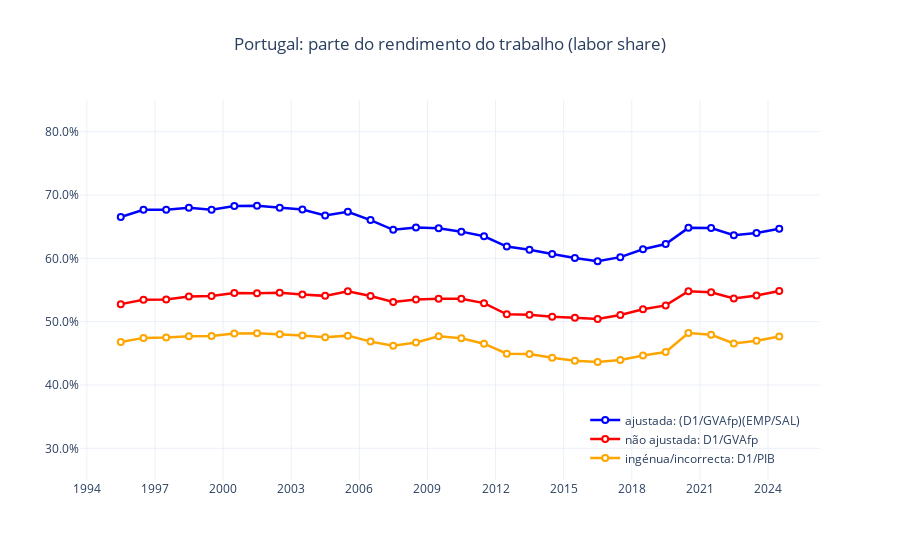

The code cell stored with this chart in its notebook:
### Code cell
import plotly.express as px

df = (
    labor_share[["time", "LIS_na", "LIS_a", "LIS_bad"]]
    .dropna()
    .sort_values("time")
    .copy()
)
df["time"] = df["time"] - pd.DateOffset(months=6)

df_long = (
    df.rename(
        columns={
            "LIS_na": "não ajustada: D1/GVAfp",
            "LIS_a": "ajustada: (D1/GVAfp)(EMP/SAL)",
            "LIS_bad": "ingénua/incorrecta: D1/PIB",
        }
    )
    .melt(
        id_vars="time",
        value_vars=[
            "ajustada: (D1/GVAfp)(EMP/SAL)",
            "não ajustada: D1/GVAfp",
            "ingénua/incorrecta: D1/PIB",
        ],
        var_name="series",
        value_name="lis",
    )
)

df_long["lis"] = df_long["lis"] * 100

fig = px.line(
    df_long,
    x="time",
    y="lis",
    color="series",
    title="Portugal: parte do rendimento do trabalho (labor share)",
    template="plotly_white",
    color_discrete_map={
        "não ajustada: D1/GVAfp": "red",
        "ajustada: (D1/GVAfp)(EMP/SAL)": "blue",
        "ingénua/incorrecta: D1/PIB": "orange",
    },
    markers=True,
    line_shape="linear",
)

fig.update_traces(
    line_width=2.5,
    marker_size=6,
    marker_color="white",
    marker_symbol="circle",
    marker_line_width=2.0,
)

fig.update_layout(
    title_x=0.5,
    legend_title_text="",
    xaxis_title="",
    yaxis_title="",
    legend=dict(
        x=0.98,
        y=0.02,
        xanchor="right",
        yanchor="bottom",
        bgcolor="rgba(0,0,0,0)",
        borderwidth=0,
    ),
)
fig.update_xaxes(dtick="M36", tickformat="%Y", hoverformat="%Y")
fig.update_yaxes(tickformat=".1f", ticksuffix="%", range=[25, 85])
fig.show()

### Figure 1 — Plotly figure (JSON) as saved in the notebook; plotly's stock layout.template omitted (floating-point values rounded to 4 significant figures)
{"data": [{"hovertemplate": "series=ajustada: (D1/GVAfp)(EMP/SAL)<br>time=%{x}<br>lis=%{y}<extra></extra>", "legendgroup": "ajustada: (D1/GVAfp)(EMP/SAL)", "line": {"color": "blue", "dash": "solid", "shape": "linear", "width": 2.5}, "marker": {"color": "white", "line": {"width": 2}, "size": 6, "symbol": "circle"}, "mode": "lines+markers", "name": "ajustada: (D1/GVAfp)(EMP/SAL)", "orientation": "v", "showlegend": true, "type": "scatter", "x": ["1995-06-30T00:00:00.000000000", "1996-06-30T00:00:00.000000000", "1997-06-30T00:00:00.000000000", "1998-06-30T00:00:00.000000000", "1999-06-30T00:00:00.000000000", "2000-06-30T00:00:00.000000000", "2001-06-30T00:00:00.000000000", "2002-06-30T00:00:00.000000000", "2003-06-30T00:00:00.000000000", "2004-06-30T00:00:00.000000000", "2005-06-30T00:00:00.000000000", "2006-06-30T00:00:00.000000000", "2007-06-30T00:00:00.000000000", "2008-06-30T00:00:00.000000000", "2009-06-30T00:00:00.000000000", "2010-06-30T00:00:00.000000000", "2011-06-30T00:00:00.000000000", "2012-06-30T00:00:00.000000000", "2013-06-30T00:00:00.000000000", "2014-06-30T00:00:00.000000000", "2015-06-30T00:00:00.000000000", "2016-06-30T00:00:00.000000000", "2017-06-30T00:00:00.000000000", "2018-06-30T00:00:00.000000000", "2019-06-30T00:00:00.000000000", "2020-06-30T00:00:00.000000000", "2021-06-30T00:00:00.000000000", "2022-06-30T00:00:00.000000000", "2023-06-30T00:00:00.000000000", "2024-06-30T00:00:00.000000000"], "xaxis": "x", "y": [66.53, 67.68, 67.66, 67.98, 67.66, 68.25, 68.31, 68.0, 67.72, 66.75, 67.34, 66.04, 64.51, 64.86, 64.76, 64.21, 63.49, 61.85, 61.37, 60.7, 60.05, 59.54, 60.19, 61.43, 62.25, 64.81, 64.79, 63.65, 64.01, 64.68], "yaxis": "y"}, {"hovertemplate": "series=não ajustada: D1/GVAfp<br>time=%{x}<br>lis=%{y}<extra></extra>", "legendgroup": "não ajustada: D1/GVAfp", "line": {"color": "red", "dash": "solid", "shape": "linear", "width": 2.5}, "marker": {"color": "white", "line": {"width": 2}, "size": 6, "symbol": "circle"}, "mode": "lines+markers", "name": "não ajustada: D1/GVAfp", "orientation": "v", "showlegend": true, "type": "scatter", "x": ["1995-06-30T00:00:00.000000000", "1996-06-30T00:00:00.000000000", "1997-06-30T00:00:00.000000000", "1998-06-30T00:00:00.000000000", "1999-06-30T00:00:00.000000000", "2000-06-30T00:00:00.000000000", "2001-06-30T00:00:00.000000000", "2002-06-30T00:00:00.000000000", "2003-06-30T00:00:00.000000000", "2004-06-30T00:00:00.000000000", "2005-06-30T00:00:00.000000000", "2006-06-30T00:00:00.000000000", "2007-06-30T00:00:00.000000000", "2008-06-30T00:00:00.000000000", "2009-06-30T00:00:00.000000000", "2010-06-30T00:00:00.000000000", "2011-06-30T00:00:00.000000000", "2012-06-30T00:00:00.000000000", "2013-06-30T00:00:00.000000000", "2014-06-30T00:00:00.000000000", "2015-06-30T00:00:00.000000000", "2016-06-30T00:00:00.000000000", "2017-06-30T00:00:00.000000000", "2018-06-30T00:00:00.000000000", "2019-06-30T00:00:00.000000000", "2020-06-30T00:00:00.000000000", "2021-06-30T00:00:00.000000000", "2022-06-30T00:00:00.000000000", "2023-06-30T00:00:00.000000000", "2024-06-30T00:00:00.000000000"], "xaxis": "x", "y": [52.77, 53.45, 53.48, 53.96, 54.06, 54.53, 54.47, 54.57, 54.28, 54.07, 54.81, 54.04, 53.1, 53.51, 53.62, 53.6, 52.93, 51.17, 51.08, 50.77, 50.61, 50.42, 51.05, 51.96, 52.57, 54.8, 54.64, 53.66, 54.13, 54.85], "yaxis": "y"}, {"hovertemplate": "series=ingénua/incorrecta: D1/PIB<br>time=%{x}<br>lis=%{y}<extra></extra>", "legendgroup": "ingénua/incorrecta: D1/PIB", "line": {"color": "orange", "dash": "solid", "shape": "linear", "width": 2.5}, "marker": {"color": "white", "line": {"width": 2}, "size": 6, "symbol": "circle"}, "mode": "lines+markers", "name": "ingénua/incorrecta: D1/PIB", "orientation": "v", "showlegend": true, "type": "scatter", "x": ["1995-06-30T00:00:00.000000000", "1996-06-30T00:00:00.000000000", "1997-06-30T00:00:00.000000000", "1998-06-30T00:00:00.000000000", "1999-06-30T00:00:00.000000000", "2000-06-30T00:00:00.000000000", "2001-06-30T00:00:00.000000000", "2002-06-30T00:00:00.000000000", "2003-06-30T00:00:00.000000000", "2004-06-30T00:00:00.000000000", "2005-06-30T00:00:00.000000000", "2006-06-30T00:00:00.000000000", "2007-06-30T00:00:00.000000000", "2008-06-30T00:00:00.000000000", "2009-06-30T00:00:00.000000000", "2010-06-30T00:00:00.000000000", "2011-06-30T00:00:00.000000000", "2012-06-30T00:00:00.000000000", "2013-06-30T00:00:00.000000000", "2014-06-30T00:00:00.000000000", "2015-06-30T00:00:00.000000000", "2016-06-30T00:00:00.000000000", "2017-06-30T00:00:00.000000000", "2018-06-30T00:00:00.000000000", "2019-06-30T00:00:00.000000000", "2020-06-30T00:00:00.000000000", "2021-06-30T00:00:00.000000000", "2022-06-30T00:00:00.000000000", "2023-06-30T00:00:00.000000000", "2024-06-30T00:00:00.000000000"], "xaxis": "x", "y": [46.8, 47.44, 47.49, 47.69, 47.72, 48.14, 48.16, 48.0, 47.81, 47.53, 47.8, 46.85, 46.2, 46.72, 47.69, 47.38, 46.52, 44.94, 44.88, 44.29, 43.84, 43.62, 43.94, 44.65, 45.2, 48.2, 47.93, 46.57, 46.99, 47.67], "yaxis": "y"}], "layout": {"legend": {"bgcolor": "rgba(0,0,0,0)", "borderwidth": 0, "title": {"text": ""}, "tracegroupgap": 0, "x": 0.98, "xanchor": "right", "y": 0.02, "yanchor": "bottom"}, "title": {"text": "Portugal: parte do rendimento do trabalho (labor share)", "x": 0.5}, "xaxis": {"anchor": "y", "domain": [0, 1], "dtick": "M36", "hoverformat": "%Y", "tickformat": "%Y", "title": {"text": ""}}, "yaxis": {"anchor": "x", "domain": [0, 1], "range": [25, 85], "tickformat": ".1f", "ticksuffix": "%", "title": {"text": ""}}}}
